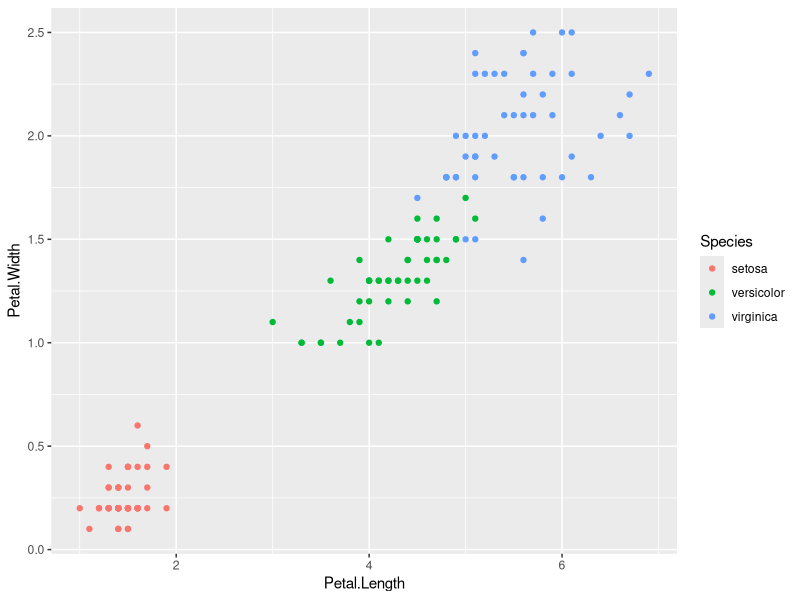
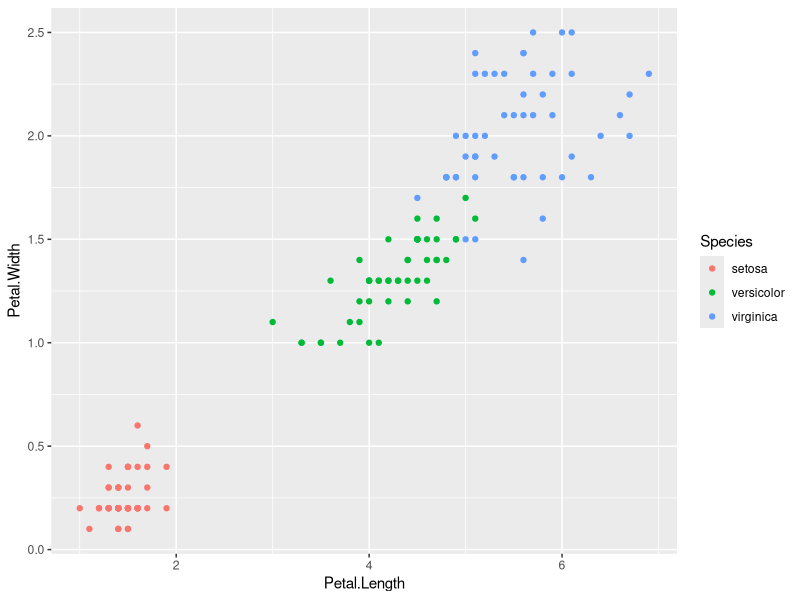
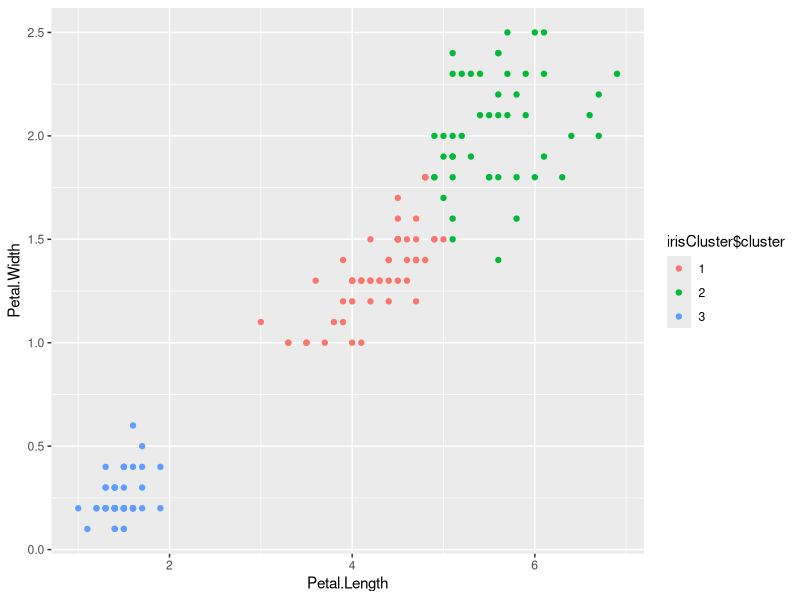

Write the R code that produced these figures, in order.
library(datasets)
head(iris)

library(ggplot2)

# this plot of sepal length vs. petal length, colored by species.
ggplot(data = iris, mapping = aes(Petal.Length, Petal.Width, color = Species)) + geom_point() #geom_point() used to draw scatter plots ##this is equivalent to the following
qplot(Petal.Length, Petal.Width, data = iris, color = Species)
#Clustering
# the initial cluster assignments are random, let us set the seed to ensure reproducibility

set.seed(20)
#K-means clustering with 3 clusters of sizes 46, 54, 50
#kmeans(x, centers, iter.max = 10, nstart = 1,
#algorithm = c("Hartigan-Wong", "Lloyd", "Forgy",
#              "MacQueen"), trace=FALSE)
# here we are targeting no rows but only the 3rd and 4th columns, 3 cluster centroids
# nstart: is the number of K [start centroids] random initializaion times
#nstart=20 means try 20 different random starting assignments and then select the one with the lowest within cluster variation.
irisCluster <- kmeans(iris[, 3:4], 3, nstart= 20)

#cluster	
#A vector of integers (from 1:k) indicating the cluster
#to which each point is allocated.
#table(rows,cols)
table(irisCluster$cluster, iris$Species)

irisCluster$cluster <- as.factor(irisCluster$cluster)
ggplot(iris, aes(Petal.Length, Petal.Width, color = irisCluster$cluster)) + geom_point()
